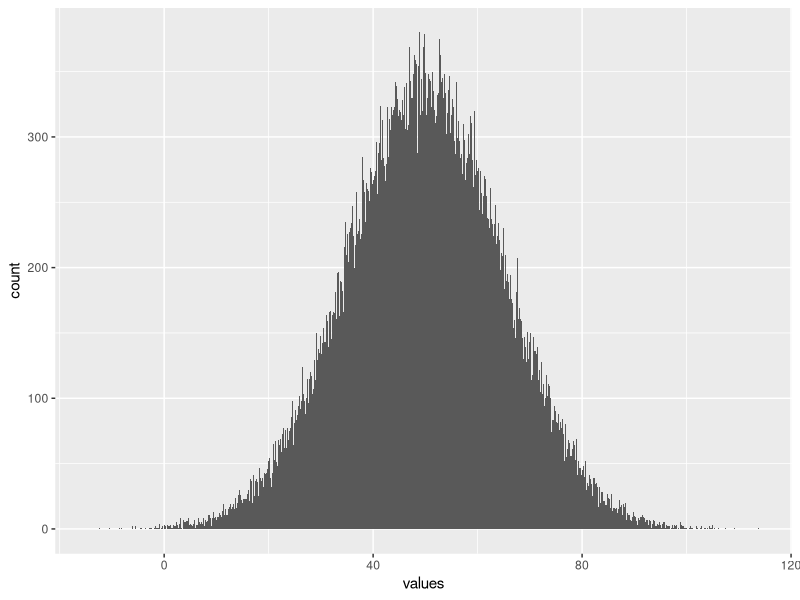
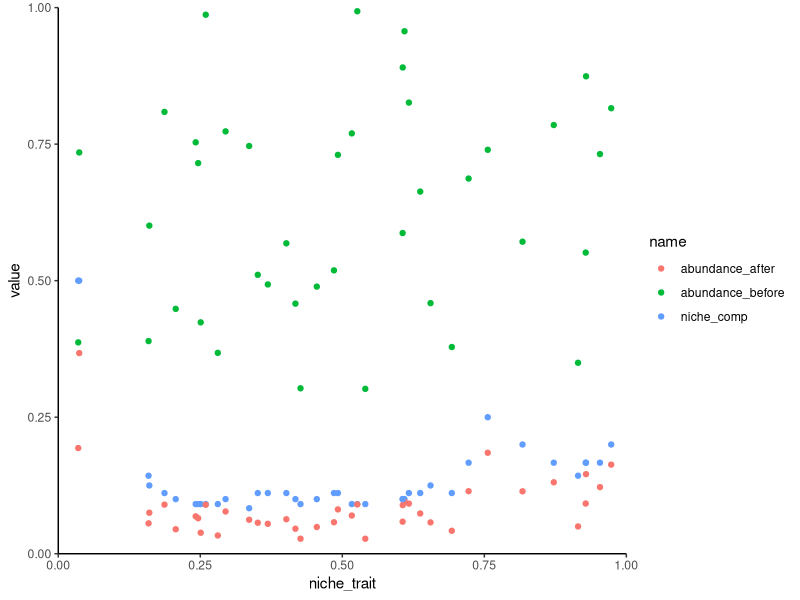

These figures' R source, in order:
# set session ####
library(tidyverse)

# look at the normal distribution ####
values <- rnorm(100000, mean=50, sd=15)
test   <- data.frame(values)

ggplot(test, aes(x =values)) +
  geom_histogram(bins = 1000)

# competition function ####
no_spp <- 40
# niche inputs
#niche_trait <- sample(0:1, size = 25, replace = TRUE) # generate random traits
niche_trait <- runif(no_spp) # generate random traits
#niche_trait <- c(10,10,10,10,10,11,11,90)
niche_width <- 0.1  # competitive range
niche_comp  <- c() # competition penalty

# calculate competition penalty
for(i in 1:length(niche_trait)){
  
  sp_i        <- niche_trait[i]
  spp_other   <- niche_trait[-i]
  comp_range  <- c(sp_i-niche_width,sp_i+niche_width) # find the range of competition
  #spp_comp    <- subset(spp_other, spp_other>comp_range[1] & spp_other<comp_range[2]) # filter out non-competing species
  spp_comp    <- subset(niche_trait, niche_trait>comp_range[1] & niche_trait<comp_range[2]) # filter out non-competing species
  #comp_i      <- sum(sqrt((sp_i-spp_comp)^2)) # find the sum of the distances between species i and all other species
  #comp_i      <- length(spp_comp)/length(niche_trait) # find the proportion of the total species
  comp_i      <- (1/length(spp_comp))
  niche_comp  <- c(niche_comp,comp_i)
}
#niche_comp <- niche_comp/max(niche_comp) # scale to 0-1
#niche_comp[is.nan(niche_comp)] <- 0      # remove NaN values (if max(niche_comp) == 0)

# calculate energetic bias
# <- dnorm(50, mean = 50, sd = 15)
#abundance <- (100/abd_opt)*dnorm(niche_trait, mean = 50, sd = 15)

# calculate abundance
#abundance <- rep(100, no_spp)
#abundance <- sample(30:100, size = no_spp, replace = TRUE)
abundance_before <- runif(no_spp, min=0.3,max=1)
abundance_after  <- abundance_before*niche_comp

# plot
data <- data.frame(niche_trait,
                   niche_comp,
                   abundance_before,
                   abundance_after)

data <- pivot_longer(data = data, cols = (c(niche_comp,abundance_before,abundance_after)))

ggplot(data) +
  geom_point(aes(x=niche_trait, y=value, colour = name)) +
  coord_cartesian(expand = FALSE,
                  xlim = c(0, 1), ylim = c(0, 1)) +
  theme_classic()

